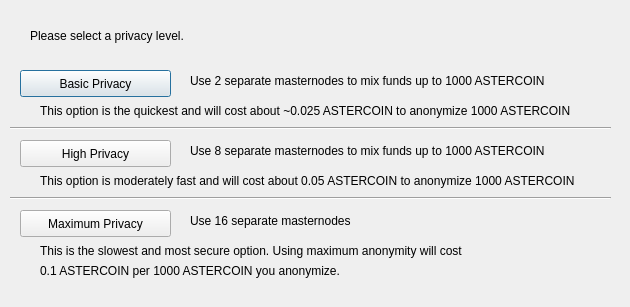
<?xml version="1.0" encoding="UTF-8"?>
<ui version="4.0">
 <class>DarksendConfig</class>
 <widget class="QDialog" name="DarksendConfig">
  <property name="geometry">
   <rect>
    <x>0</x>
    <y>0</y>
    <width>630</width>
    <height>307</height>
   </rect>
  </property>
  <property name="windowTitle">
   <string>Configure PrivateSend</string>
  </property>
  <widget class="QPushButton" name="buttonBasic">
   <property name="geometry">
    <rect>
     <x>20</x>
     <y>70</y>
     <width>151</width>
     <height>27</height>
    </rect>
   </property>
   <property name="text">
    <string>Basic Privacy</string>
   </property>
  </widget>
  <widget class="QPushButton" name="buttonHigh">
   <property name="geometry">
    <rect>
     <x>20</x>
     <y>140</y>
     <width>151</width>
     <height>27</height>
    </rect>
   </property>
   <property name="text">
    <string>High Privacy</string>
   </property>
  </widget>
  <widget class="QPushButton" name="buttonMax">
   <property name="geometry">
    <rect>
     <x>20</x>
     <y>210</y>
     <width>151</width>
     <height>27</height>
    </rect>
   </property>
   <property name="text">
    <string>Maximum Privacy</string>
   </property>
  </widget>
  <widget class="QLabel" name="label">
   <property name="geometry">
    <rect>
     <x>30</x>
     <y>20</y>
     <width>571</width>
     <height>31</height>
    </rect>
   </property>
   <property name="text">
    <string>Please select a privacy level.</string>
   </property>
  </widget>
  <widget class="QLabel" name="label_2">
   <property name="geometry">
    <rect>
     <x>190</x>
     <y>70</y>
     <width>421</width>
     <height>21</height>
    </rect>
   </property>
   <property name="text">
    <string>Use 2 separate masternodes to mix funds up to 1000 ASTERCOIN</string>
   </property>
  </widget>
  <widget class="QLabel" name="label_3">
   <property name="geometry">
    <rect>
     <x>190</x>
     <y>140</y>
     <width>411</width>
     <height>21</height>
    </rect>
   </property>
   <property name="text">
    <string>Use 8 separate masternodes to mix funds up to 1000 ASTERCOIN</string>
   </property>
  </widget>
  <widget class="QLabel" name="label_4">
   <property name="geometry">
    <rect>
     <x>190</x>
     <y>210</y>
     <width>421</width>
     <height>21</height>
    </rect>
   </property>
   <property name="text">
    <string>Use 16 separate masternodes</string>
   </property>
  </widget>
  <widget class="QLabel" name="label_6">
   <property name="geometry">
    <rect>
     <x>40</x>
     <y>100</y>
     <width>561</width>
     <height>21</height>
    </rect>
   </property>
   <property name="text">
    <string>This option is the quickest and will cost about ~0.025 ASTERCOIN to anonymize 1000 ASTERCOIN</string>
   </property>
  </widget>
  <widget class="QLabel" name="label_7">
   <property name="geometry">
    <rect>
     <x>40</x>
     <y>170</y>
     <width>561</width>
     <height>21</height>
    </rect>
   </property>
   <property name="text">
    <string>This option is moderately fast and will cost about 0.05 ASTERCOIN to anonymize 1000 ASTERCOIN</string>
   </property>
  </widget>
  <widget class="QLabel" name="label_8">
   <property name="geometry">
    <rect>
     <x>40</x>
     <y>240</y>
     <width>561</width>
     <height>21</height>
    </rect>
   </property>
   <property name="text">
    <string>This is the slowest and most secure option. Using maximum anonymity will cost</string>
   </property>
  </widget>
  <widget class="QLabel" name="label_9">
   <property name="geometry">
    <rect>
     <x>40</x>
     <y>260</y>
     <width>561</width>
     <height>21</height>
    </rect>
   </property>
   <property name="text">
    <string>0.1 ASTERCOIN per 1000 ASTERCOIN you anonymize.</string>
   </property>
  </widget>
  <widget class="Line" name="line">
   <property name="geometry">
    <rect>
     <x>10</x>
     <y>120</y>
     <width>601</width>
     <height>16</height>
    </rect>
   </property>
   <property name="orientation">
    <enum>Qt::Horizontal</enum>
   </property>
  </widget>
  <widget class="Line" name="line_2">
   <property name="geometry">
    <rect>
     <x>10</x>
     <y>190</y>
     <width>601</width>
     <height>16</height>
    </rect>
   </property>
   <property name="orientation">
    <enum>Qt::Horizontal</enum>
   </property>
  </widget>
 </widget>
 <resources/>
 <connections/>
</ui>
